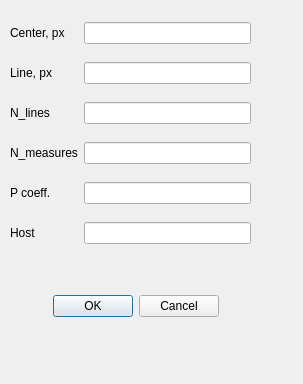
<?xml version='1.0' encoding='UTF-8'?>
<ui version="4.0">
 <class>Dialog</class>
 <widget class="QDialog" name="Dialog">
  <property name="geometry">
   <rect>
    <x>0</x>
    <y>0</y>
    <width>303</width>
    <height>384</height>
   </rect>
  </property>
  <property name="windowTitle">
   <string>Dialog</string>
  </property>
  <widget class="QDialogButtonBox" name="buttonBox">
   <property name="geometry">
    <rect>
     <x>10</x>
     <y>290</y>
     <width>251</width>
     <height>32</height>
    </rect>
   </property>
   <property name="orientation">
    <enum>Qt::Horizontal</enum>
   </property>
   <property name="standardButtons">
    <set>QDialogButtonBox::Cancel|QDialogButtonBox::Ok</set>
   </property>
   <property name="centerButtons">
    <bool>true</bool>
   </property>
  </widget>
  <widget class="QWidget" name="gridLayoutWidget">
   <property name="geometry">
    <rect>
     <x>10</x>
     <y>10</y>
     <width>241</width>
     <height>248</height>
    </rect>
   </property>
   <layout class="QGridLayout" name="gridLayout">
    <item column="1" row="2">
     <widget class="QLineEdit" name="lineEdit_3" />
    </item>
    <item column="1" row="1">
     <widget class="QLineEdit" name="lineEdit_2" />
    </item>
    <item column="1" row="3">
     <widget class="QLineEdit" name="lineEdit_4" />
    </item>
    <item column="0" row="3">
     <widget class="QLabel" name="label_7">
      <property name="text">
       <string>N_measures</string>
      </property>
     </widget>
    </item>
    <item column="1" row="0">
     <widget class="QLineEdit" name="lineEdit_1" />
    </item>
    <item column="0" row="2">
     <widget class="QLabel" name="label_6">
      <property name="text">
       <string>N_lines</string>
      </property>
     </widget>
    </item>
    <item column="0" row="4">
     <widget class="QLabel" name="label_8">
      <property name="text">
       <string>P coeff.</string>
      </property>
     </widget>
    </item>
    <item column="0" row="0">
     <widget class="QLabel" name="label_4">
      <property name="text">
       <string>Center, px</string>
      </property>
     </widget>
    </item>
    <item column="0" row="1">
     <widget class="QLabel" name="label_5">
      <property name="text">
       <string>Line, px</string>
      </property>
     </widget>
    </item>
    <item column="1" row="4">
     <widget class="QLineEdit" name="lineEdit_5" />
    </item>
    <item column="0" row="5">
     <widget class="QLabel" name="label_9">
      <property name="text">
       <string>Host</string>
      </property>
     </widget>
    </item>
    <item column="1" row="5">
     <widget class="QLineEdit" name="lineEdit_6" />
    </item>
   </layout>
  </widget>
 </widget>
 <resources />
 <connections>
  <connection>
   <sender>buttonBox</sender>
   <signal>accepted()</signal>
   <receiver>Dialog</receiver>
   <slot>accept()</slot>
   <hints>
    <hint type="sourcelabel">
     <x>248</x>
     <y>254</y>
    </hint>
    <hint type="destinationlabel">
     <x>157</x>
     <y>274</y>
    </hint>
   </hints>
  </connection>
  <connection>
   <sender>buttonBox</sender>
   <signal>rejected()</signal>
   <receiver>Dialog</receiver>
   <slot>reject()</slot>
   <hints>
    <hint type="sourcelabel">
     <x>316</x>
     <y>260</y>
    </hint>
    <hint type="destinationlabel">
     <x>286</x>
     <y>274</y>
    </hint>
   </hints>
  </connection>
 </connections>
</ui>
